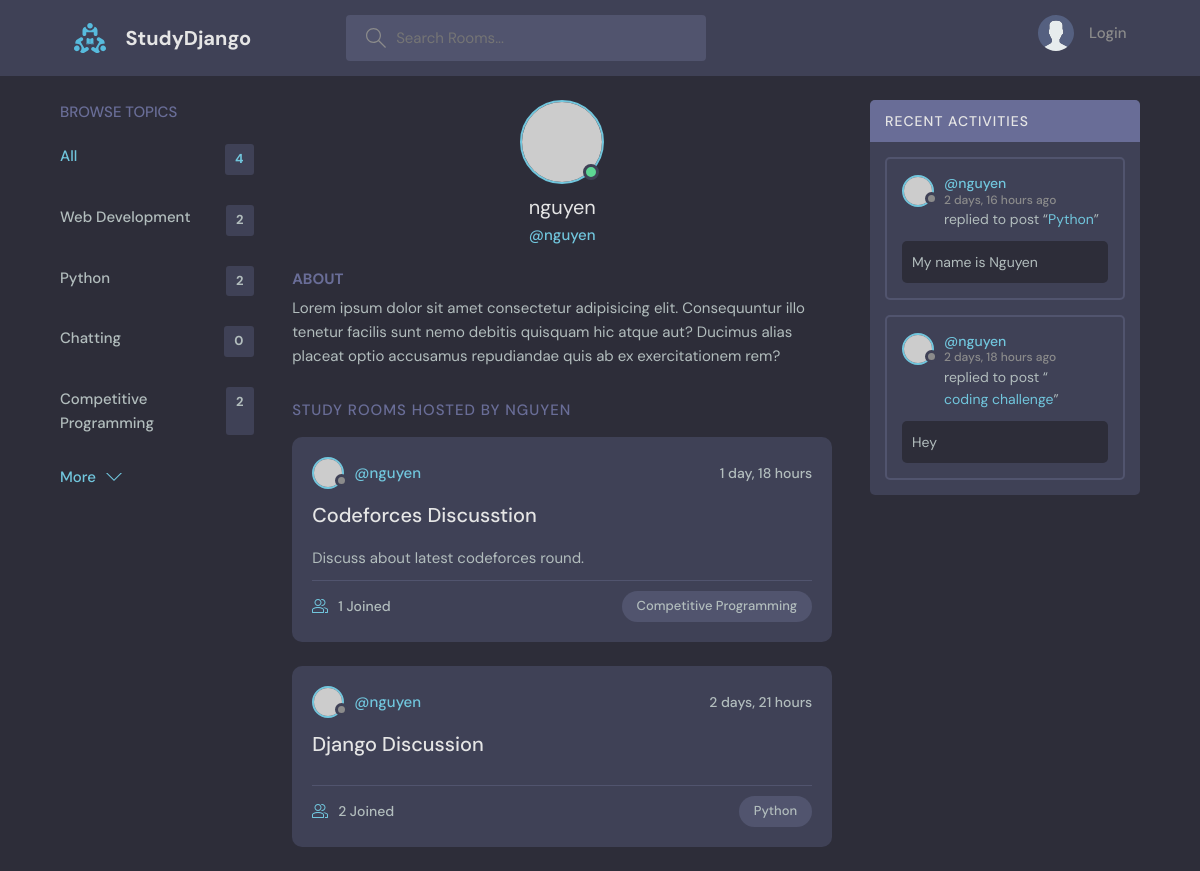
Screenshot of /profile/3/ with the database file from the repository.
### base/models.py (models this page shows, shortened)
class Topic(models.Model):
    name = models.CharField(max_length = 200)
    def __str__(self) -> str:
        return self.name

class Room(models.Model):
    host = models.ForeignKey(User, on_delete=models.SET_NULL, null=True)
    topic = models.ForeignKey(Topic, on_delete=models.SET_NULL, null=True) # add one (topic) to many (Room) relationship
    name = models.CharField(max_length = 200)
    description = models.TextField(null = True, blank=True)
    participants = models.ManyToManyField(User, related_name='participants', blank=True) # Many to many relationship
    update = models.DateTimeField(auto_now = True)
    created = models.DateTimeField(auto_now_add = True)
    class Meta:
        ordering = ['-update', '-created']

class Message(models.Model):
    user = models.ForeignKey(User, on_delete=models.CASCADE) # Set one (user) to many (message) relationship
    room = models.ForeignKey(Room, on_delete=models.CASCADE) # Set one (room) to many (message) relationship
    body = models.TextField()
    update = models.DateTimeField(auto_now = True)
    created = models.DateTimeField(auto_now_add = True)
    class Meta:
        ordering = ['-update', '-created']
    def __str__(self) -> str:
        return self.body[0:20]

### base/views.py (the view)
# urls.py: path('profile/<str:pk>/', views.userProfile, name = 'profile'),
def userProfile(request, pk):
    user = User.objects.get(id=pk)
    rooms = user.room_set.all()
    room_messages = user.message_set.all()
    topics = Topic.objects.all()
    context = {'user':user, 'rooms': rooms, 'room_messages':room_messages, 'topics':topics}
    return render(request, 'base/profile.html', context)

### base/templates/base/profile.html (shortened to what this page needs)
{% extends 'main.html' %}
{% block content %}
<body>
  <main class="profile-page layout layout--3">
    <div class="container">
      {% include 'base/topic_component.html' %}
      <div class="roomList">
        <div class="profile">
          <div class="profile__avatar">
            <div class="avatar avatar--large active">
              <img src="https://randomuser.me/api/portraits/men/11.jpg" />
            </div>
          </div>
          <div class="profile__info">
            <h3>{{user.username}}</h3>
            <p>@{{user.username}}</p>
          </div>
          <div class="profile__about">
            <h3>About</h3>
            <p>
              Lorem ipsum dolor sit amet consectetur adipisicing elit. Consequuntur illo tenetur
              facilis sunt nemo debitis quisquam hic atque aut? Ducimus alias placeat optio
              accusamus repudiandae quis ab ex exercitationem rem?
            </p>
          </div>
        </div>
        <div class="roomList__header">
          <div>
            <h2>Study Rooms Hosted by {{user.username}}</a>
            </h2>
          </div>
        </div>
        {% include 'base/feed_component.html' %}
      </div>
      {% include 'base/activity_component.html' %}
    </div>
  </main>
</body>
{% endblock %}

### base/templates/base/topic_component.html
<div class="topics">
    <div class="topics__header">
    <h2>Browse Topics</h2>
    </div>
    <ul class="topics__list">
    <li>
        <a href="{% url 'home' %}" class="active">All <span>{{topics.count}}</span></a>
    </li>
    {% for topic in topics %}
    <li>
        <a href="{% url 'home' %}?q={{topic.name}}">{{topic.name}} <span>{{topic.room_set.all.count}}</span></a>
    </li>
    {% endfor %}
    </ul>
    <a class="btn btn--link" href="topics.html">
    More
    <svg version="1.1" xmlns="http://www.w3.org/2000/svg" width="32" height="32" viewBox="0 0 32 32">
        <title>chevron-down</title>
        <path d="M16 21l-13-13h-3l16 16 16-16h-3l-13 13z"></path>
    </svg>
    </a>
</div>

### base/templates/base/feed_component.html (shortened to what this page needs)
{% for room in rooms %}
<div class="roomListRoom">
    <div class="roomListRoom__header">
        <a href="{% url 'profile' room.host.id %}" class="roomListRoom__author">
        <div class="avatar avatar--small">
            <img src="https://randomuser.me/api/portraits/women/11.jpg" />
        </div>
        <span>@{{room.host.username}}</span>
        </a>
        <div class="roomListRoom__actions">
        <span>{{room.created|timesince}}</span>
        </div>
    </div>
    <div class="roomListRoom__content">
        <a href="{% url 'room' room.id %}">{{room.name}}</a>
        <p>
        {{room.description}}
        </p>
    </div>
    <div class="roomListRoom__meta">
        <a href="{% url 'room' room.id %}" class="roomListRoom__joined">
        {{room.participants.all.count}} Joined
        </a>
        <p class="roomListRoom__topic">{{room.topic}}</p>
    </div>
</div>
{% endfor %}

### base/templates/base/activity_component.html (shortened to what this page needs)
<div class="activities">
    <div class="activities__header">
    <h2>Recent Activities</h2>
    </div>
    {% for message in room_messages %}
    <div class="activities__box">
    <div class="activities__boxHeader roomListRoom__header">
        <a href="{% url 'profile' message.user.id %}" class="roomListRoom__author">
        <div class="avatar avatar--small">
            <img src="https://randomuser.me/api/portraits/women/11.jpg" />
        </div>
        <p>
            @{{message.user}}
            <span>{{message.created|timesince}} ago</span>
        </p>
        </a>
    </div>
    <div class="activities__boxContent">
        <p>replied to post “<a href="{% url 'room' message.room.id %}">{{message.room.name}}</a>”</p>
        <div class="activities__boxRoomContent">
        {{message}}
        </div>
    </div>
    </div>
    {% endfor %}
</div>

### rows the page displays
Topic: name "Web Development", room_set.all.count "2"
Topic: name "Python", room_set.all.count "2"
Topic: name "Chatting", room_set.all.count "0"
Topic: name "Competitive Programming", room_set.all.count "2"
Room: host.username "nguyen", created "1 day, 18 hours", name "Codeforces Discusstion", description "Discuss about latest codeforces round.", participants.all.count "1", topic "Competitive Programming"
Room: host.username "nguyen", created "2 days, 21 hours", name "Django Discussion", participants.all.count "2", topic "Python"
Message: user "nguyen", created "2 days, 16 hours", room.name "Python", body "My name is Nguyen"
Message: user "nguyen", created "2 days, 18 hours", room.name "coding challenge", body "Hey"

### other values shown
{{ topics.count }} "4"
{{ user.username }} "nguyen"
{{ user.username }} "NGUYEN"
